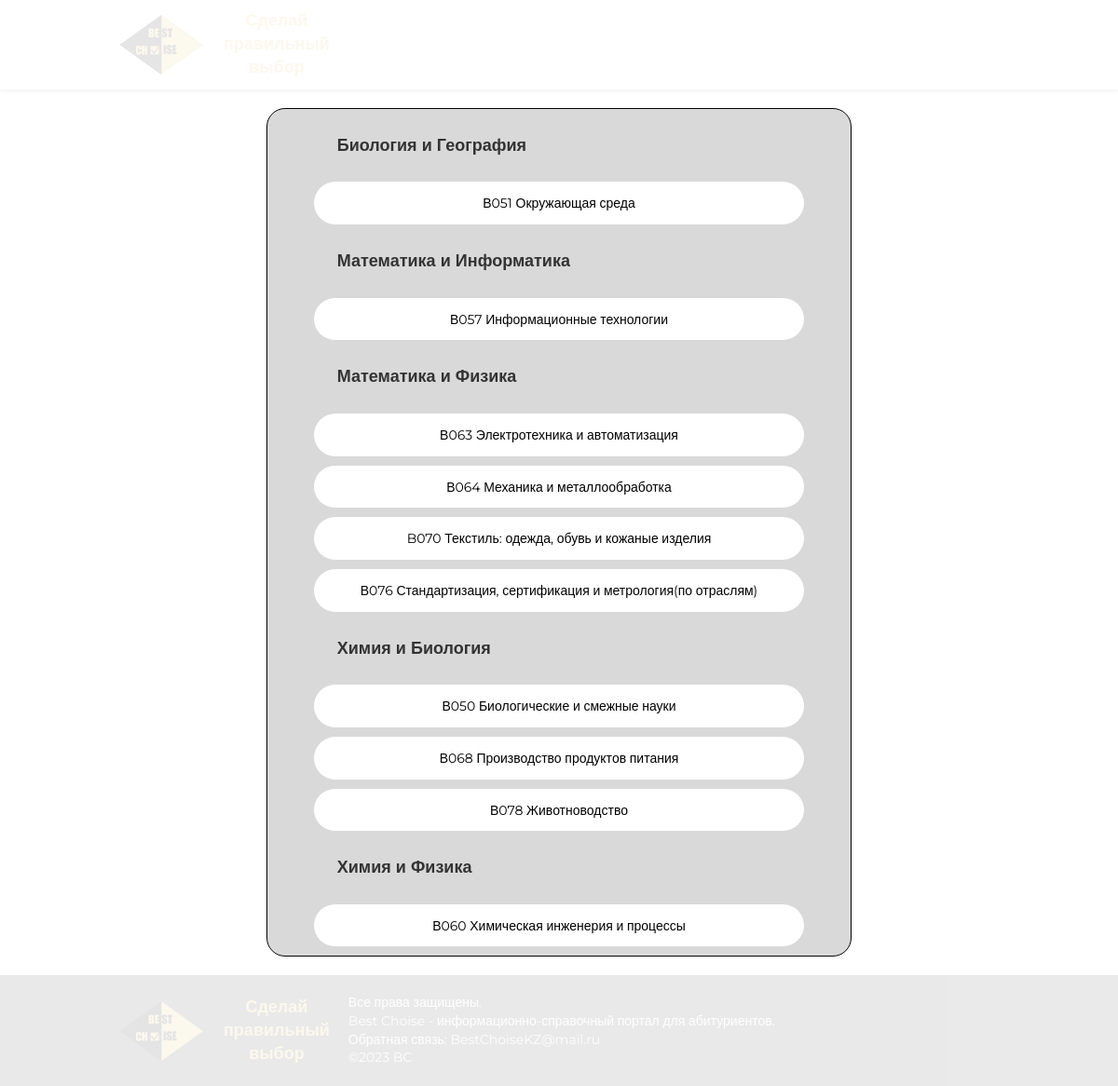
The page /university/atu/majors on the database its author committed.
### quiz/models.py (models this page shows, shortened)
class Major(models.Model):
    university = models.ForeignKey(University, on_delete=models.CASCADE)
    name = models.CharField('Название специальности', max_length=255)
    code = models.CharField('Код', max_length=255)
    minimum_ball = models.PositiveSmallIntegerField('Пороговый балл')
    minimum_grant_ball = models.PositiveSmallIntegerField('Минимальный балл')
    maximum_ball = models.PositiveSmallIntegerField('Максимальный балл')
    avg_ball = models.PositiveSmallIntegerField('Средний балл')
    amount_of_grants = models.PositiveSmallIntegerField('Количество грантов')
    subject1 = models.ForeignKey(Subject, on_delete=models.CASCADE, blank=True, null=True, related_name='subject1')
    subject2 = models.ForeignKey(Subject, on_delete=models.CASCADE, blank=True, null=True, related_name='subject2')

### quiz/views.py (the view)
# urls.py: path('university/<str:university>/majors', major_group),
def major_group(request, university):
    university = University.objects.get(url=university)
    majors = Major.objects.filter(university=university)
    sorted_majors = sorted(majors, key=lambda x: (x.subject1.name, x.subject2.name))
    group_majors = groupby(sorted_majors, key=lambda x: (x.subject1.name, x.subject2.name))
    results = []
    for (subject1, subject2), group in group_majors:
        results.append([f"{subject1} и {subject2}", list(group)])
    return render(request, 'majors.html', {'majors': results, 'university':university})

### templates/majors.html (shortened to what this page needs)
<!DOCTYPE html>
{% load static %}
<html lang="ru">
<head>
    <link rel="stylesheet" type="text/css" href="{% static 'css/style.css' %}">
</head>
<body>
    {% include 'headeropacity.html' %}
    {% if majors %}
    <div class="lists-area container">
    {% for group in majors %}
        <h3 class="my-30 list-h3">{{ group.0 }}</h3>
        {% for major in group.1 %}
        <p class="lists"><a href="/university/{{ university.url }}/majors/{{ major.pk }}" class="lists-a">{{ major.code }} {{ major.name }}</a></p>
        {% endfor %}
    {% endfor %}
    </div>
        {% else %}
            <div class="container">
                <h1>У ДАННОГО УНИВЕРСИТЕТА НЕТ ГРАНТОВ!</h1>
            </div>
    {% endif %}
    {% include 'footeropacity.html' %}
</body>
</html>

### static/css/style.css (style rules this page uses)
body { min-height: 100vh; display: flex; flex-direction: column; font-family: 'Montserrat', sans-serif; line-height: 1.6; color: #333; }
*, *:before, *:after { box-sizing: border-box; margin: 0; padding: 0; }
a { text-decoration: none; }
.my-30 { margin: 30px 0; }
.container { max-width: 1300px; padding: 10px; margin: auto; }
.lists { display: block; text-align: center; margin:10px auto; background-color: white; padding:10px 50px; border-radius: 30px; }
.lists-a { color: black; }
.lists-area { margin: 20px auto; padding: 0 50px; background-color:#D9D9D9; border: 1px solid black; border-radius: 20px; }
p { margin: 10px; }
@media (max-width: 1200px) { .container { max-width: 970px; } }
@media (max-width: 1200px) { .my-30 { font-size: 18px; margin: 25px; } }
@media (max-width: 1200px) { .lists-a { font-size: 14px; } }

### rows shown on the page
Major: code "В051", name "Окружающая среда"
Major: code "В057", name "Информационные технологии"
Major: code "В063", name "Электротехника и автоматизация"
Major: code "В064", name "Механика и металлообработка"
Major: code "B070", name "Текстиль: одежда, обувь и кожаные изделия"
Major: code "В076", name "Стандартизация, сертификация и метрология(по отраслям)"
Major: code "В050", name "Биологические и смежные науки"
Major: code "В068", name "Производство продуктов питания"
Major: code "В078", name "Животноводство"
Major: code "В060", name "Химическая инженерия и процессы"

### other values the page prints
{{ group.0 }} "Биология и География" "Математика и Информатика" "Математика и Физика" "Химия и Биология" "Химия и Физика"
